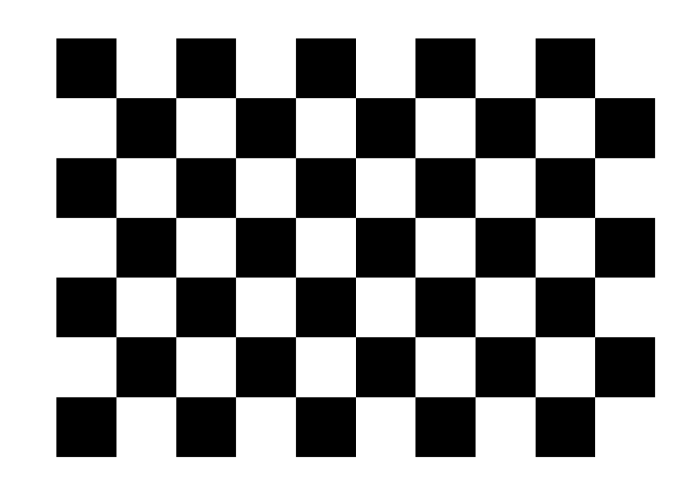
#> input picture camera_calibration/calib_images/chess_pattern.png, 700 x 494 px
$ python filter_masks.py
#> lines starting #> are read from the running program, lines starting #| are printed output that depends on the picture; after the words box and inside, x2 and y2 are one past the last pixel; in counts of white or black regions, pixels touching at a corner belong together
### src/utils/im_view_utils.py
import matplotlib.pyplot as plt
import numpy as np
from matplotlib import cm

def show_images(*images, titles = None, cmap=cm.get_cmap("Greys")):
    rows = int(np.sqrt(len(images)))
    cols = int(np.ceil(len(images) / rows))

    if not titles:
        titles = [
            "image " + str(i)
            for i in range(len(images))
        ]

    print("Plotting", rows, "rows and", cols, "columns")

    f, axs = plt.subplots(rows, cols)
    axs = axs.flatten()
    for i in range(len(images)):
        axs[i].imshow(images[i], cmap=cmap)
        axs[i].set_title(titles[i])

### src/camera_finder/filter_masks.py
import cv2
import numpy as np
from imutils import rotate_bound
from numpy.fft import fft2, ifft2, fftshift, ifftshift
import matplotlib.pyplot as plt
from scipy.signal import convolve2d
from scipy.signal.windows import gaussian
from matplotlib import cm
from utils.im_view_utils import show_images
from utils.linalg_utils import get_euclidean_distance, get_vec_cos_angle, cart2d_2_pol
from functools import reduce

# [15 lines left out: function gaussian_filter, not called in this run]

def apply_gaussian_blur(image, fourier=False, sigma=3, mask_len=9, cutoff=0.25):

    if fourier:
        # transform image to frequency domain and center
        imfft = fftshift(fft2(image))

        # get image dimensions
        rows, cols = imfft.shape

        # generate gaussian filter
        H = gaussian_filter(cutoff, rows, cols)

        # apply gaussian filter in frequency domain
        imfft_filtered = imfft * H

        # show_images(logmag(H), logmag(imfft), logmag(imfft_filtered))

        # transform back and output
        return np.abs(ifft2(ifftshift(imfft_filtered)))
    else:
        h = gaussian_mask(mask_len, sigma)

        return convolve2d(image, h, 'same')

def gaussian_mask(length, sigma):
    x = gaussian(length, sigma)
    return np.outer(x, x)

def fx_mask():
    return np.array([
        [0, 0, 0],
        [1, 0, -1],
        [0, 0, 0]
    ])

def fy_mask():
    return np.array([
        [0, 1, 0],
        [0, 0, 0],
        [0, -1, 0]
    ])

def fxx_mask():
    fx = fx_mask()

    return convolve2d(fx, fx)

def fyy_mask():
    fy = fy_mask()

    return convolve2d(fy, fy)

def fxy_mask():
    fx = fx_mask()
    fy = fy_mask()

    return convolve2d(fx, fy)

def apply_hessian_corner_mask(image, c):
    fxx = fxx_mask()
    fyy = fyy_mask()
    fxy = fxy_mask()

    image_xx = convolve2d(image, fxx, mode='same')
    image_yy = convolve2d(image, fyy, mode='same')
    image_xy = convolve2d(image, fxy, mode='same')

    show_images(image_xx, image_yy, image_xy)

    # find eigenvalues of hessian matrix
    descriminant = np.sqrt(
        (image_xx - image_yy)**2 + 4*image_xy**2
    )
    lambda1 = 0.5*(image_xx + image_xy + descriminant)
    lambda2 = 0.5*(image_xx + image_xy - descriminant)

    # filter pixels to be 1 for a detected saddle point, 0 otherwise
    # Saddle points occur when lambda1>0 and lambda2<0
    # to filter noise, use a threshold slightly above 0
    threshold = c*np.amax(lambda1)
    outimage = (lambda1 > threshold) & (lambda2 < -threshold)

    # output the number of corners detected
    # print(np.sum(outimage))

    return outimage

# [128 lines left out: functions filter_corner_centrosymmetry, partially_averaging_circular_mask, filter_corner_distance, filter_corner_angle, get_true_indices, find_k_nearest_neighbours, not called in this run]


def add_noise(im, sigma):
    rows, cols = im.shape

    for i in range(rows):
        for j in range(cols):
            x = i - rows/2
            y = j - cols/2
            r = np.sqrt(x**2 + y**2)
            should_swap = r < 40

            if should_swap:
                im[i][j] = 150

    return im

# [5 lines left out: function logmag, not called in this run]

if __name__=="__main__":
    # load chessboard image
    im_orig = cv2.imread("../../camera_calibration/calib_images/chess_pattern.png")
#> im_orig is the input picture: shape (494, 700, 3); min 0, max 255, mean 162.6
    im_orig = cv2.cvtColor(im_orig ,cv2.COLOR_BGR2GRAY)
#> im_orig: shape (494, 700)
    rows, cols = im_orig.shape
#> rows = 494; cols = 700

    im_orig = add_noise(im_orig, 50)

    im_rot_orig = rotate_bound(im_orig, 45)

    pts1 = np.float32([[50, 50],
                       [200, 50],
                       [50, 200]])

    pts2 = np.float32([[-5, -50],
                       [100, 25],
                       [50, 125]])

    M = cv2.getAffineTransform(pts1, pts2)
    im_aff_orig = cv2.warpAffine(im_orig, M, (cols, rows))

    im_titles_orig = ["Original Image", "Rotated Image", "Affined Image"]

    # show original images
    show_images(im_orig, im_rot_orig, im_aff_orig, titles=im_titles_orig)

    # apply gaussian blur
    sigma = 20
    mask_length = 60
    im = apply_gaussian_blur(im_orig, fourier=False, sigma=sigma, mask_len=9)
    im_rot = apply_gaussian_blur(im_rot_orig, fourier=False, sigma=sigma, mask_len=9)
    im_aff = apply_gaussian_blur(im_aff_orig, fourier=False, sigma=sigma, mask_len=9)

    im_titles = [
        title + " Blurred"
        for title in im_titles_orig
    ]

    # show blurred images
    show_images(im, im_rot, im_aff, titles=im_titles)

    threshold_const = 0.05
    # apply hessian determinate mask
    im = apply_hessian_corner_mask(im, threshold_const)
#> in apply_hessian_corner_mask, `threshold = c*np.amax(lambda1)`: threshold = 585.8
#> in apply_hessian_corner_mask, `outimage = (lambda1 > threshold) & (lambda2 < -threshold)`:
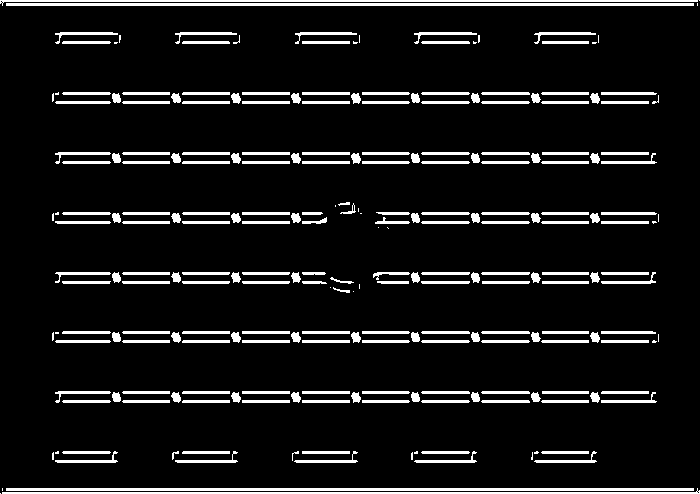
#> outimage: shape (494, 700) bool; 9.2% white; 240 white regions (37 under 20 px), largest, box (x1, y1, x2, y2) and area: (6, 3, 694, 6) 2064, (6, 488, 694, 491) 2064, (0, 0, 698, 6) 1402
    im_rot = apply_hessian_corner_mask(im_rot, threshold_const)
#> call 2 of apply_hessian_corner_mask, with c = 0.05
#> in apply_hessian_corner_mask (call 2), `lambda2 = 0.5*(image_xx + image_xy - descriminant)`:
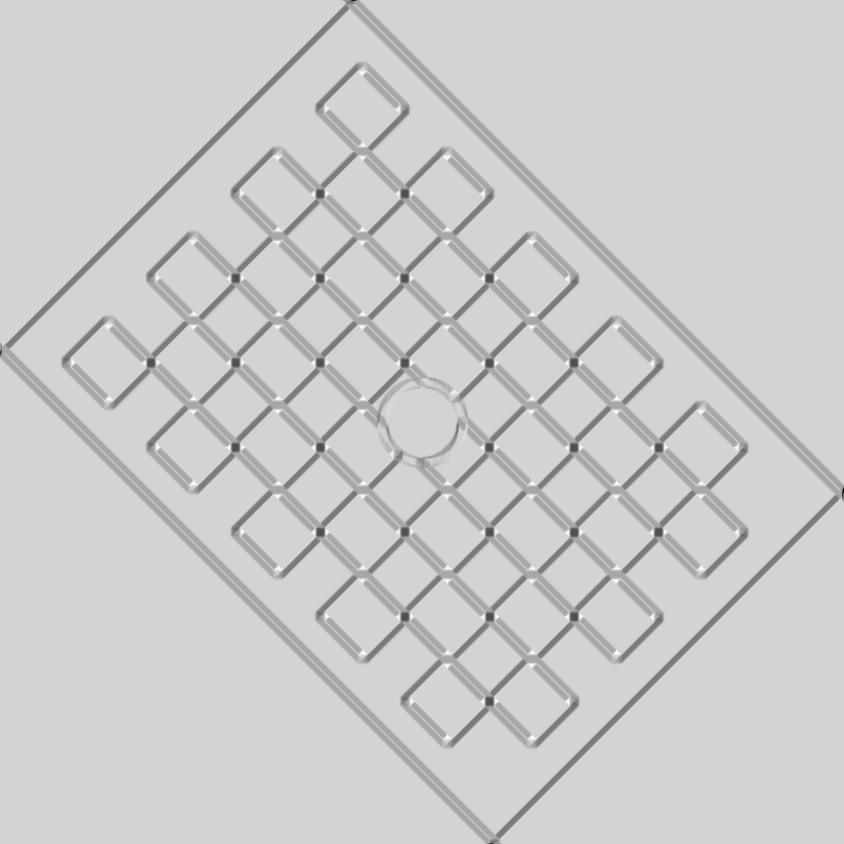
#> lambda2: shape (844, 844) float64; min -4861.2, max 1000.3, mean -163.5; drawn with min black and max white
#> in apply_hessian_corner_mask (call 2), `threshold = c*np.amax(lambda1)`: threshold = 224.9
#> in apply_hessian_corner_mask (call 2), `outimage = (lambda1 > threshold) & (lambda2 < -threshold)`: outimage: shape (844, 844) bool; 9.6% white; 25 white regions (5 under 20 px), largest, box (x1, y1, x2, y2) and area: (0, 342, 495, 844) 9297, (342, 0, 844, 503) 8815, (272, 146, 706, 580) 7518
    im_aff = apply_hessian_corner_mask(im_aff, threshold_const)
#> call 3 of apply_hessian_corner_mask, with c = 0.05
#> in apply_hessian_corner_mask (call 3), `image_xx = convolve2d(image, fxx, mode='same')`:
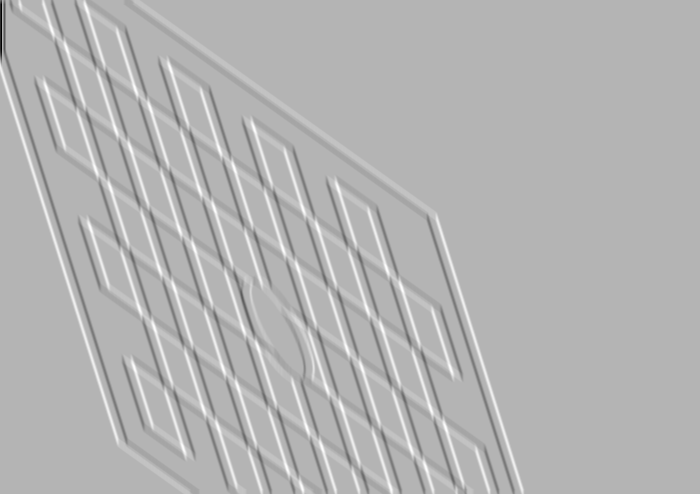
#> image_xx: shape (494, 700) float64; min -9053.3, max 3749, mean -4.3; drawn with min black and max white
#> in apply_hessian_corner_mask (call 3), `image_xy = convolve2d(image, fxy, mode='same')`:
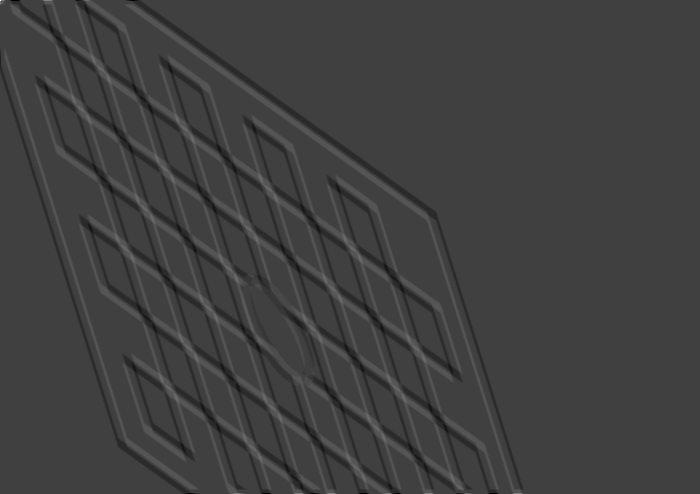
#> image_xy: shape (494, 700) float64; min -3038, max 9062.6, mean 0; drawn with min black and max white
#> in apply_hessian_corner_mask (call 3), `lambda1 = 0.5*(image_xx + image_xy + descriminant)`:
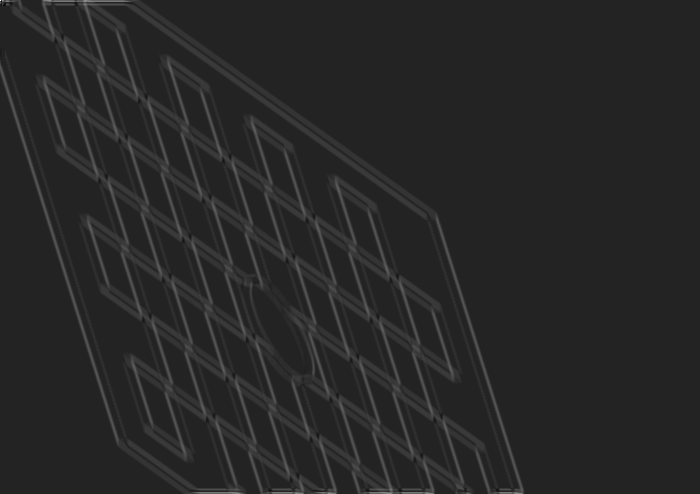
#> lambda1: shape (494, 700) float64; min -1873.2, max 11715.3, mean 231.6; drawn with min black and max white
#> in apply_hessian_corner_mask (call 3), `lambda2 = 0.5*(image_xx + image_xy - descriminant)`:
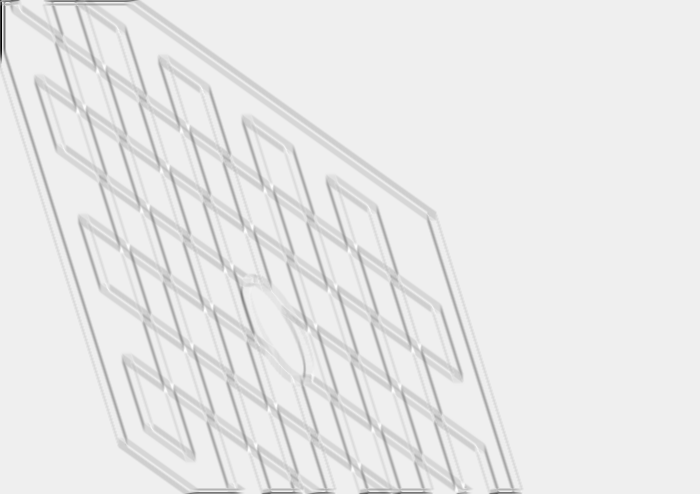
#> lambda2: shape (494, 700) float64; min -9053.3, max 604.2, mean -235.8; drawn with min black and max white
#> in apply_hessian_corner_mask (call 3), `threshold = c*np.amax(lambda1)`: threshold = 585.8
#> in apply_hessian_corner_mask (call 3), `outimage = (lambda1 > threshold) & (lambda2 < -threshold)`:
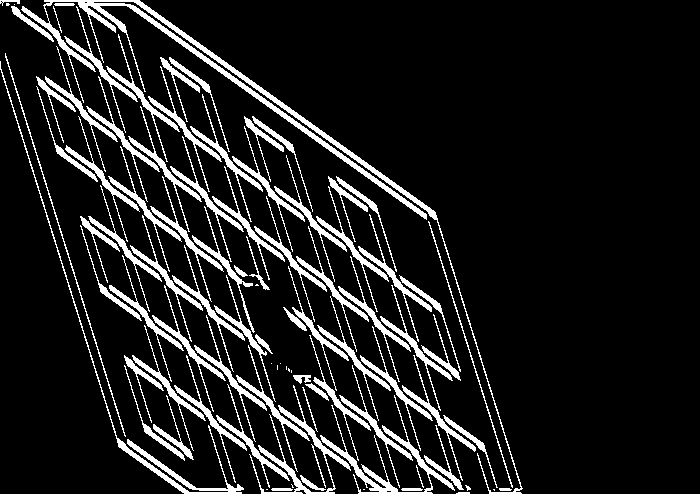
#> outimage: shape (494, 700) bool; 11.9% white; 93 white regions (14 under 20 px), largest, box (x1, y1, x2, y2) and area: (21, 0, 523, 494) 5621, (0, 61, 244, 494) 1776, (320, 395, 455, 494) 1561

    im_titles = [
        title + " Hess Corners"
        for title in im_titles_orig
    ]

    # show hessian'd images
    show_images(im, im_rot, im_aff, titles=im_titles)

    # [44 lines of commented-out code are left out]

    plt.show()

$ run again, with camera_calibration/calib_images/121979100_389174838968908_6931111769837254038_n.jpg saved as camera_calibration/calib_images/chess_pattern.png
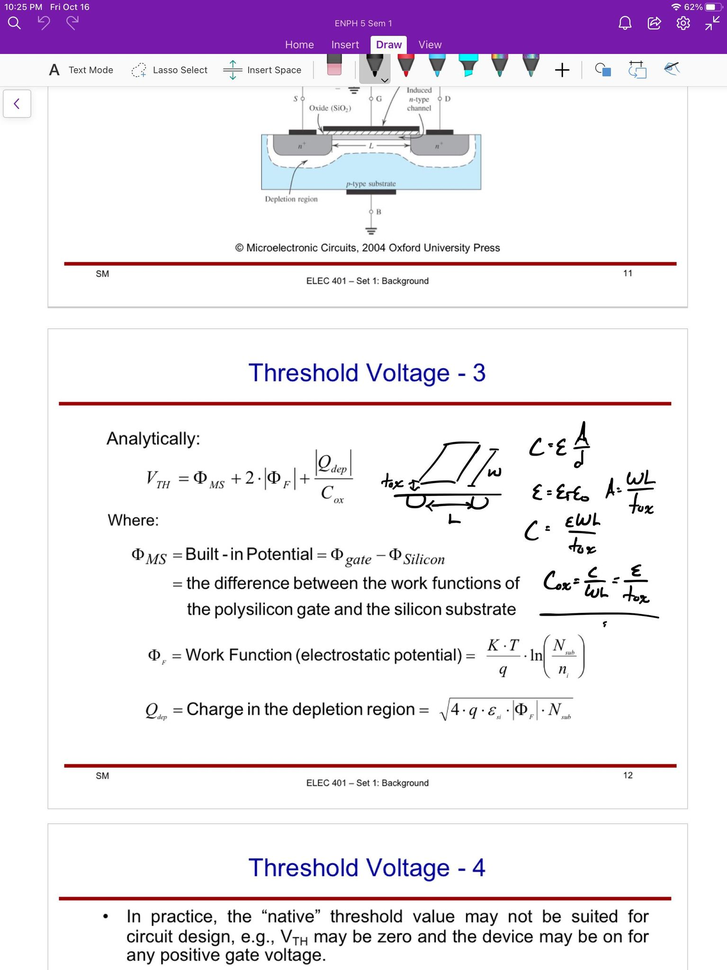
#> input picture camera_calibration/calib_images/121979100_389174838968908_6931111769837254038_n.jpg, 727 x 970 px, shrunk from 1535 x 2048 before the run
#> im_orig is the input picture: shape (970, 727, 3); mean B, G, R 238.8, 230.4, 236.8
#> im_orig: shape (970, 727)
#> threshold = 585.8
#> outimage: shape (970, 727) bool; 8.5% white; 3309 white regions (3009 under 20 px), largest, box (x1, y1, x2, y2) and area: (58, 900, 672, 911) 3175, (2, 960, 727, 970) 3163, (63, 254, 677, 259) 1981
#> image_xx: shape (1199, 1199) float64
#> image_yy: shape (1199, 1199) float64
#> image_xy: shape (1199, 1199) float64
#> descriminant: shape (1199, 1199) float64
#> lambda1: shape (1199, 1199) float64
#> lambda2: shape (1199, 1199) float64
#> outimage: shape (1199, 1199) bool; 9.6% white; 1134 white regions (836 under 20 px), largest, box (x1, y1, x2, y2) and area: (0, 670, 531, 1199) 30346, (539, 225, 984, 671) 12947, (184, 580, 629, 1026) 10086
#> image_xx: shape (970, 727) float64
#> image_yy: shape (970, 727) float64
#> image_xy: shape (970, 727) float64
#> descriminant: shape (970, 727) float64
#> lambda1: shape (970, 727) float64
#> in apply_hessian_corner_mask (call 3), `lambda2 = 0.5*(image_xx + image_xy - descriminant)`:
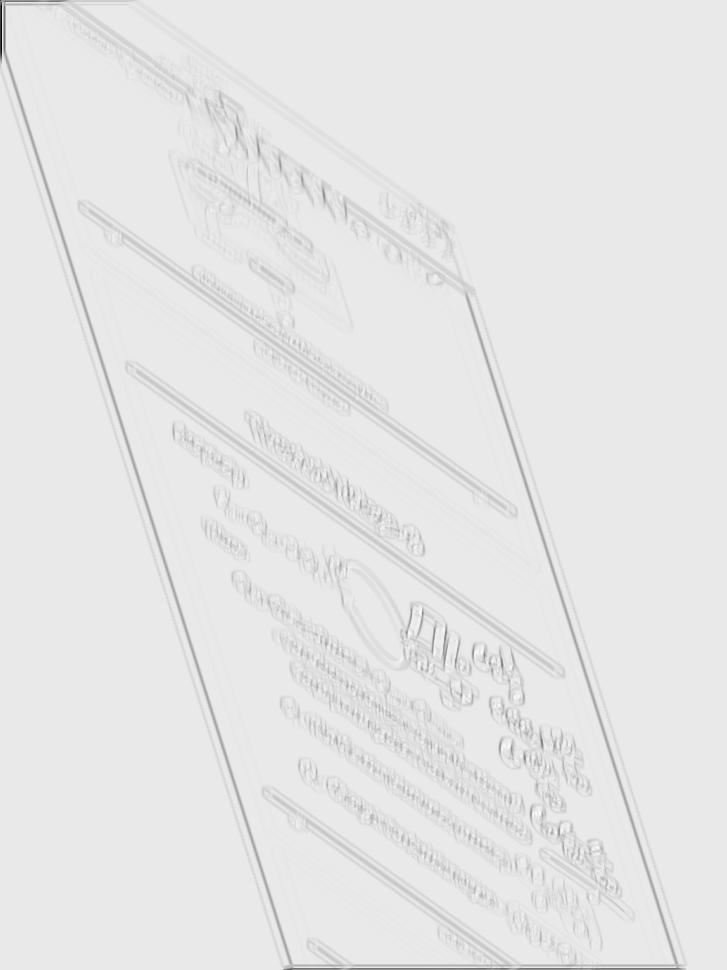
#> lambda2: shape (970, 727) float64; min -9053.3, max 837.7, mean -123.5; drawn with min black and max white
#> threshold = 572.8
#> in apply_hessian_corner_mask (call 3), `outimage = (lambda1 > threshold) & (lambda2 < -threshold)`:
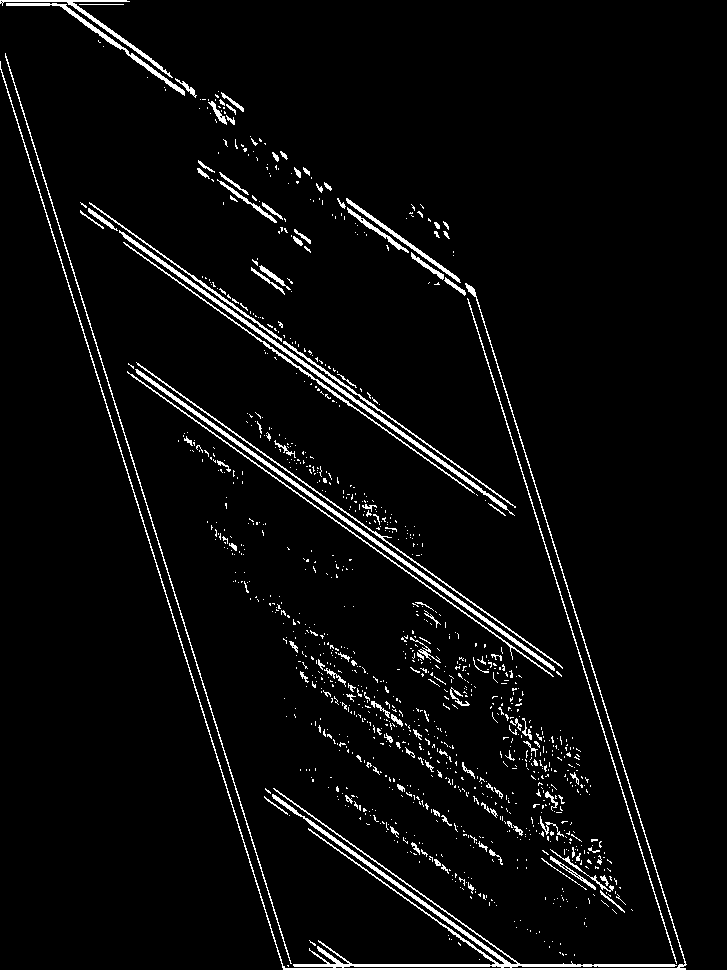
#> outimage: shape (970, 727) bool; 4% white in thin lines or dots
